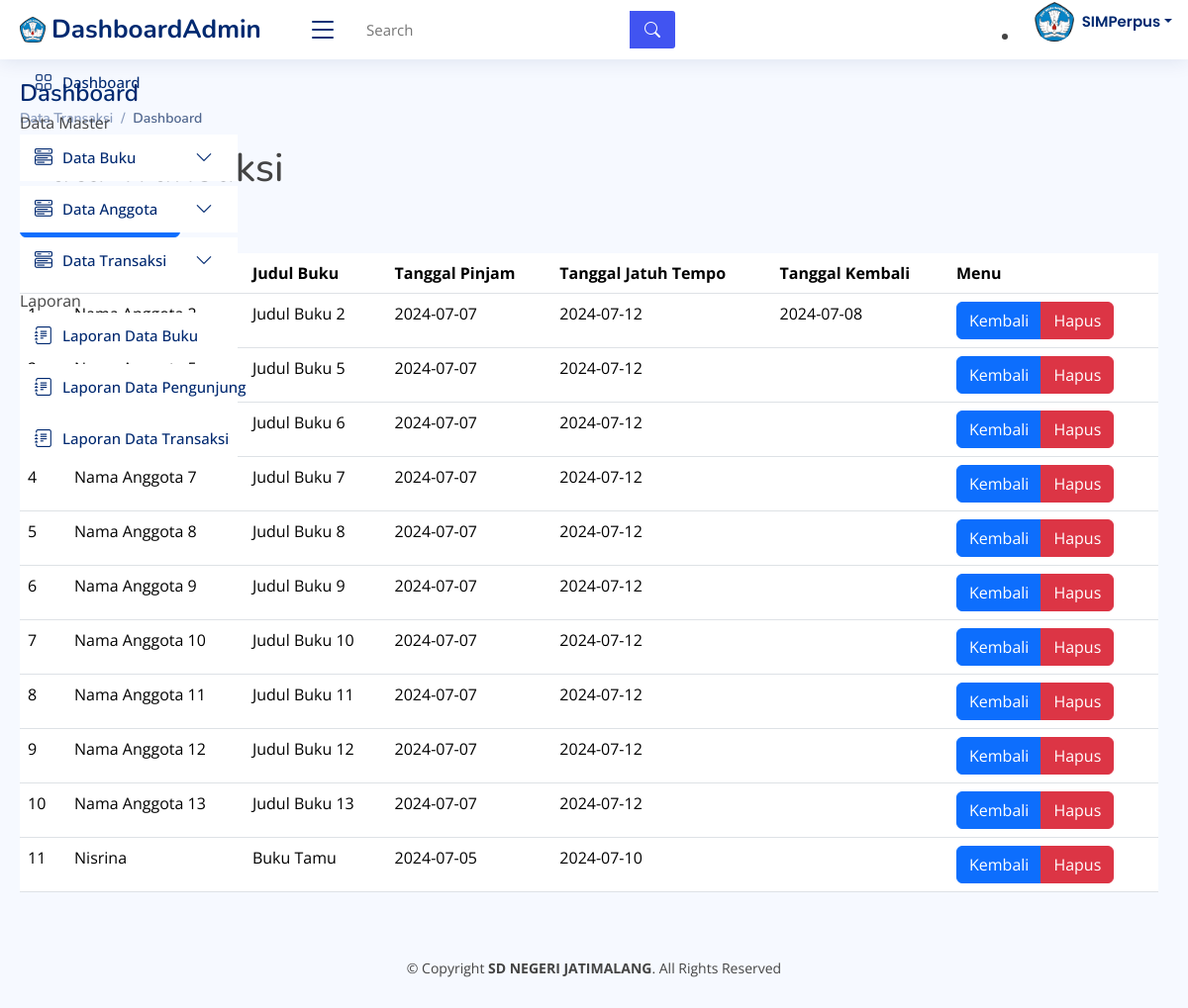
Screenshot of /data_transaksi.php with the database file from the repository.
### tables this page shows
CREATE TABLE `peminjaman` (
  `id_peminjaman` int NOT NULL,
  `id_anggota` int NOT NULL,
  `nama` varchar(50) NOT NULL,
  `id_buku` int NOT NULL,
  `judul` varchar(255) NOT NULL,
  `tanggal_pinjam` date NOT NULL,
  `tanggal_jatuh_tempo` date NOT NULL,
  `tanggal_kembali` date DEFAULT NULL,
  `status` enum('dipinjam','dikembalikan','terlambat') DEFAULT 'dipinjam'
);

### data_transaksi.php (the view)
<?php include('header.php'); ?>
<main id="main" class="main">
    <div class="pagetitle">
        <h1>Dashboard</h1>
        <nav>
            <ol class="breadcrumb">
                <li class="breadcrumb-item"><a href="data_transaksi.php">Data Transaksi</a></li>
                <li class="breadcrumb-item active">Dashboard</li>
            </ol>
        </nav>
    </div>
    <section class="section dashboard">
        <div class="content">
            <h1>Data Transaksi</h1>
            <a href="form_transaksi.php" class="btn btn-primary mb-3">Tambah Transaksi</a>
            <table class="table table-hover">
                <thead>
                    <tr>
                        <th scope="col">No</th>
                        <th scope="col">Nama</th>
                        <th scope="col">Judul Buku</th>
                        <th scope="col">Tanggal Pinjam</th>
                        <th scope="col">Tanggal Jatuh Tempo</th>
                        <th scope="col">Tanggal Kembali</th>
                        <th scope="col">Menu</th>
                    </tr>
                </thead>
                <tbody>
                    <?php
                  include 'config/koneksi.php';
                  $anggota = mysqli_query($koneksi, "SELECT * FROM peminjaman");
                  $no=1;
                  foreach($anggota as $key => $value) {
                ?>
                    <tr>
                        <td><?php echo $no++; ?></td>
                        <td><?php echo $value['nama']; ?></td>
                        <td><?php echo $value['judul']; ?></td>
                        <td><?php echo $value['tanggal_pinjam']; ?></td>
                        <td><?php echo $value['tanggal_jatuh_tempo']; ?></td>
                        <td><?php echo $value['tanggal_kembali']; ?></td>
                        <td>
                            <div class="btn-group" role="group" aria-label="Basic example">
                                <a href="config/kembali_buku.php?id_peminjaman=<?php echo $value['id_peminjaman']; ?>"
                                    class="btn btn-primary">Kembali</a>
                                <a href="config/hapus_transaksi.php?id_peminjaman=<?php echo $value['id_peminjaman']; ?>"
                                    class="btn btn-danger"
                                    onclick="return confirm('yakin, data buku tersebut akan dihapus?');">Hapus</a>
                            </div>
                        </td>
                    </tr>
                    <?php } ?>
                </tbody>
            </table>
        </div>
    </section>
</main>
<?php include('footer.php'); ?>

### header.php (shortened to what this page needs)
<!DOCTYPE html>
<html lang="en">
<head>
    <link href="assets/vendor/bootstrap/css/bootstrap.min.css" rel="stylesheet" />
    <link href="assets/vendor/bootstrap-icons/bootstrap-icons.css" rel="stylesheet" />
    <link href="assets/vendor/boxicons/css/boxicons.min.css" rel="stylesheet" />
    <link href="assets/vendor/quill/quill.snow.css" rel="stylesheet" />
    <link href="assets/vendor/quill/quill.bubble.css" rel="stylesheet" />
    <link href="assets/vendor/remixicon/remixicon.css" rel="stylesheet" />
    <link href="assets/vendor/simple-datatables/style.css" rel="stylesheet" />
    <link href="assets/css/style.css" rel="stylesheet" />
</head>
<body>
    <header id="header" class="header fixed-top d-flex align-items-center">
        <div class="d-flex align-items-center justify-content-between">
            <a href="index.php" class="logo d-flex align-items-center">
                <img src="assets/img/logotut.png" alt="" />
                <span class="d-none d-lg-block">DashboardAdmin</span>
            </a>
            <i class="bi bi-list toggle-sidebar-btn"></i>
        </div>
        <div class="search-bar">
            <form class="search-form d-flex align-items-center" method="POST" action="#">
                <input type="text" name="query" placeholder="Search" title="Enter search keyword" />
                <button type="submit" title="Search">
                    <i class="bi bi-search"></i>
                </button>
            </form>
        </div>
        <nav class="header-nav ms-auto">
            <ul class="d-flex align-items-center">
                <li class="nav-item dropdown pe-3">
                    <a class="nav-link nav-profile d-flex align-items-center pe-0" href="#" data-bs-toggle="dropdown">
                        <img src="assets/img/logotut.png" alt="Profile" class="rounded-circle" />
                        <span class="d-none d-md-block dropdown-toggle ps-2">SIMPerpus</span>
                    </a>
                </li>
            </ul>
        </nav>
    </header>
    <aside id="sidebar" class="sidebar">
        <ul class="sidebar-nav" id="sidebar-nav">
            <li class="nav-item">
                <a class="nav-link" href="index.php">
                    <i class="bi bi-grid"></i>
                    <span>Dashboard</span>
                </a>
            </li>
            <li class="nav-heading">Data Master</li>
            <li class="nav-item">
                <a class="nav-link collapsed" data-bs-target="#data-buku-nav" data-bs-toggle="collapse" href="#">
                    <i class="bi bi-menu-button-wide"></i><span>Data Buku</span><i class="bi bi-chevron-down ms-auto"></i>
                </a>
            </li>
            <li class="nav-item">
                <a class="nav-link collapsed" data-bs-target="#data-anggota-nav" data-bs-toggle="collapse" href="#">
                    <i class="bi bi-menu-button-wide"></i><span>Data Anggota</span><i class="bi bi-chevron-down ms-auto"></i>
                </a>
            </li>
            <li class="nav-item">
                <a class="nav-link collapsed" data-bs-target="#data-transaksi-nav" data-bs-toggle="collapse" href="#">
                    <i class="bi bi-menu-button-wide"></i><span>Data Transaksi</span><i class="bi bi-chevron-down ms-auto"></i>
                </a>
            </li>
            <li class="nav-heading">Laporan</li>
            <li class="nav-item">
                <a class="nav-link collapsed" href="lap_buku.php">
                    <i class="bi bi-journal-text"></i>
                    <span>Laporan Data Buku</span>
                </a>
            </li>
            <li class="nav-item">
                <a class="nav-link collapsed" href="lap_pengunjung.php">
                    <i class="bi bi-journal-text"></i>
                    <span>Laporan Data Pengunjung</span>
                </a>
            </li>
            <li class="nav-item">
                <a class="nav-link collapsed" href="lap_transaksi.php">
                    <i class="bi bi-journal-text"></i>
                    <span>Laporan Data Transaksi</span>
                </a>
            </li>
        </ul>
    </aside>
</body>
</html>

### footer.php (shortened to what this page needs)
<footer id="footer" class="footer">
    <div class="copyright">
        &copy; Copyright <strong><span>SD NEGERI JATIMALANG</span></strong>. All Rights Reserved
    </div>
</footer>
</body>
</html>

### assets/css/style.css (style rules this page uses)
:root { scroll-behavior: smooth; }
body { font-family: "Open Sans", sans-serif; background: #f6f9ff; color: #444444; }
a { color: #4154f1; text-decoration: none; }
h1, h2, h3, h4, h5, h6 { font-family: "Nunito", sans-serif; }
#main { margin-top: 60px; padding: 20px 30px; transition: all 0.3s; }
.pagetitle { margin-bottom: 10px; }
.pagetitle h1 { font-size: 24px; margin-bottom: 0; font-weight: 600; color: #012970; }
.breadcrumb { font-size: 14px; font-family: "Nunito", sans-serif; color: #899bbd; font-weight: 600; }
.breadcrumb a { color: #899bbd; transition: 0.3s; }
.breadcrumb .breadcrumb-item::before { color: #899bbd; }
.breadcrumb .active { color: #51678f; font-weight: 600; }
.logo { line-height: 1; }
@media (min-width: 1200px) { .logo { width: 280px; } }
.logo img { max-height: 26px; margin-right: 6px; }
.logo span { font-size: 26px; font-weight: 700; color: #012970; font-family: "Nunito", sans-serif; }
.header { transition: all 0.5s; z-index: 997; height: 60px; box-shadow: 0px 2px 20px rgba(1, 41, 112, 0.1); background-color: #fff; padding-left: 20px; }
.header .toggle-sidebar-btn { font-size: 32px; padding-left: 10px; cursor: pointer; color: #012970; }
.header .search-bar { min-width: 360px; padding: 0 20px; }
.header .search-bar input { border: 0; padding: 7px 8px; font-size: 15px; border-radius: 3px 0 0 3px; color: #012970; flex-grow: 1; }
.header .search-bar button { border: 0; padding: 7px 15px; background-color: #4154f1; color: #fff; transition: 0.3s; border-radius: 0 3px 3px 0; }
.header .search-bar button i { line-height: 0; }
.header .nav-item .nav-link { color: #012970; font-weight: 500; padding: 12px 15px; transition: 0.3s; }
.header .nav-item .nav-link span { font-size: 15px; }
.header .nav-profile img { max-height: 40px; border-radius: 50%; }
.header .nav-profile span { font-family: "Poppins", sans-serif; font-weight: 600; color: #012970; }
#sidebar { width: 260px; position: fixed; top: 0; left: 0; z-index: 99; transition: all 0.3s; padding-top: 60px; padding-left: 20px; padding-right: 20px; overflow-y: auto; scrollbar-width: thin; scrollbar-color: rgba(65, 84, 241, 0.2) rgba(65, 84, 241, 0.1); }
#sidebar a { color: #012970; transition: 0.3s; }
.sidebar-nav { padding: 0; list-style: none; }
.sidebar-nav a { padding: 10px 15px; display: flex; align-items: center; justify-content: space-between; font-size: 15px; font-weight: 500; color: #012970; white-space: nowrap; transition: 0.3s; }
.sidebar-nav a i { margin-right: 10px; font-size: 18px; }
.sidebar-nav .nav-item { margin-bottom: 5px; }
.sidebar-nav .nav-item .nav-link { display: flex; align-items: center; }
.sidebar-nav .nav-item .nav-link span { flex: 1; }
.sidebar-nav .nav-item .nav-link.collapsed { background-color: #fff; }
.footer { padding: 30px 20px; background: #f6f9ff; text-align: center; font-size: 14px; }
.header { padding-left: 260px; }
#main { padding-left: 280px; }
@media (max-width: 1200px) { .header, #main { padding-left: 20px; } }

### rows the page displays
peminjaman: judul "Judul Buku 2", tanggal_pinjam "2024-07-07", tanggal_jatuh_tempo "2024-07-12", tanggal_kembali "2024-07-08"
peminjaman: judul "Judul Buku 5", tanggal_pinjam "2024-07-07", tanggal_jatuh_tempo "2024-07-12"
peminjaman: judul "Judul Buku 6", tanggal_pinjam "2024-07-07", tanggal_jatuh_tempo "2024-07-12"
peminjaman: nama "Nama Anggota 7", judul "Judul Buku 7", tanggal_pinjam "2024-07-07", tanggal_jatuh_tempo "2024-07-12"
peminjaman: nama "Nama Anggota 8", judul "Judul Buku 8", tanggal_pinjam "2024-07-07", tanggal_jatuh_tempo "2024-07-12"
peminjaman: nama "Nama Anggota 9", judul "Judul Buku 9", tanggal_pinjam "2024-07-07", tanggal_jatuh_tempo "2024-07-12"
peminjaman: nama "Nama Anggota 10", judul "Judul Buku 10", tanggal_pinjam "2024-07-07", tanggal_jatuh_tempo "2024-07-12"
peminjaman: nama "Nama Anggota 11", judul "Judul Buku 11", tanggal_pinjam "2024-07-07", tanggal_jatuh_tempo "2024-07-12"
peminjaman: nama "Nama Anggota 12", judul "Judul Buku 12", tanggal_pinjam "2024-07-07", tanggal_jatuh_tempo "2024-07-12"
peminjaman: nama "Nama Anggota 13", judul "Judul Buku 13", tanggal_pinjam "2024-07-07", tanggal_jatuh_tempo "2024-07-12"
peminjaman: nama "Nisrina", judul "Buku Tamu", tanggal_pinjam "2024-07-05", tanggal_jatuh_tempo "2024-07-10"
